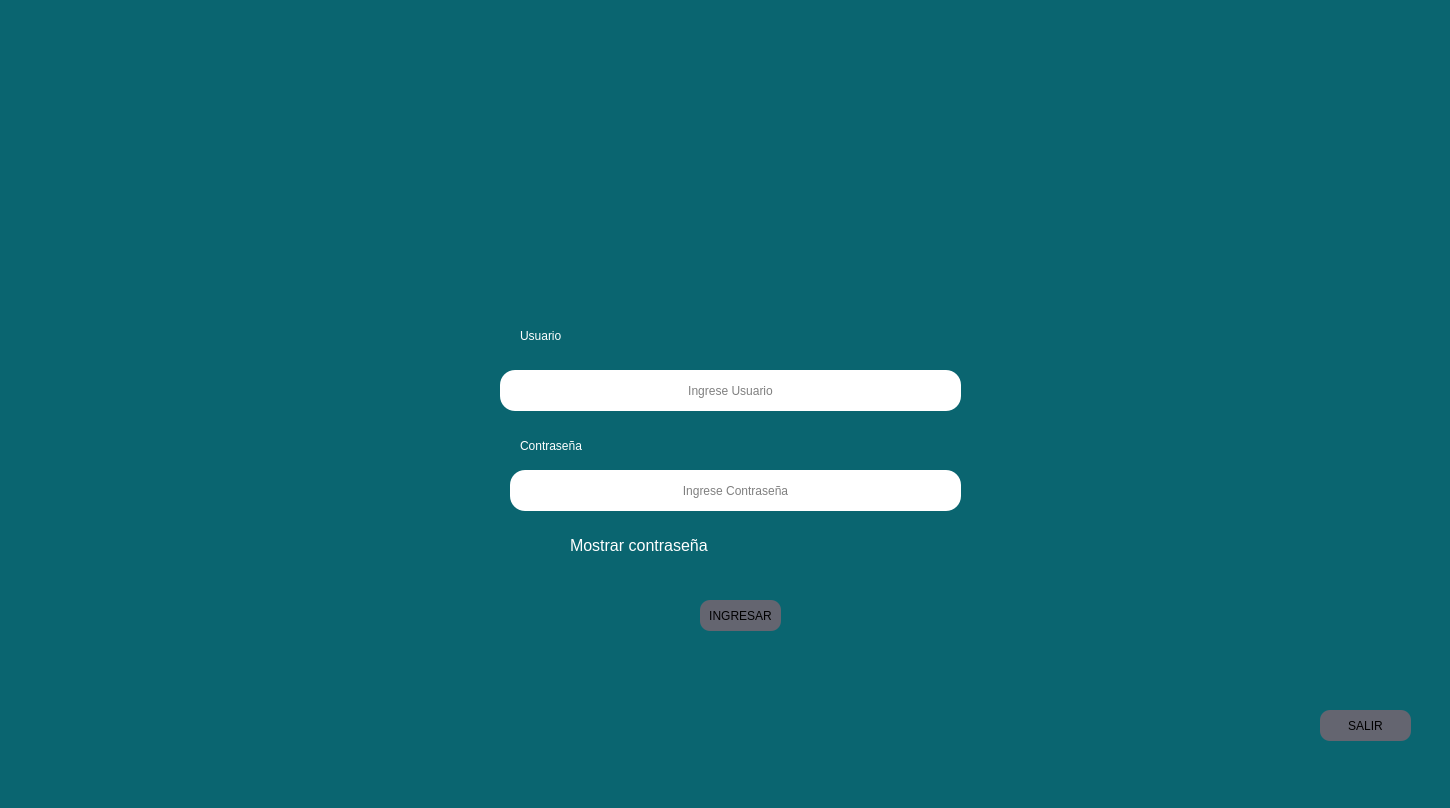
<?xml version="1.0" encoding="UTF-8"?>
<ui version="4.0">
 <class>MainWindow</class>
 <widget class="QMainWindow" name="MainWindow">
  <property name="geometry">
   <rect>
    <x>0</x>
    <y>0</y>
    <width>1450</width>
    <height>808</height>
   </rect>
  </property>
  <property name="sizePolicy">
   <sizepolicy hsizetype="Preferred" vsizetype="MinimumExpanding">
    <horstretch>0</horstretch>
    <verstretch>0</verstretch>
   </sizepolicy>
  </property>
  <property name="windowTitle">
   <string>PantallaInicioSesion</string>
  </property>
  <property name="styleSheet">
   <string notr="true">background-color: rgb(10, 101, 112);</string>
  </property>
  <widget class="QWidget" name="centralwidget">
   <widget class="QLabel" name="imagen4">
    <property name="geometry">
     <rect>
      <x>10</x>
      <y>0</y>
      <width>381</width>
      <height>381</height>
     </rect>
    </property>
    <property name="styleSheet">
     <string notr="true">image: url(:/Login/AdobeStock_621193540.png)</string>
    </property>
    <property name="text">
     <string/>
    </property>
   </widget>
   <widget class="QLabel" name="imagen5">
    <property name="geometry">
     <rect>
      <x>390</x>
      <y>0</y>
      <width>381</width>
      <height>381</height>
     </rect>
    </property>
    <property name="styleSheet">
     <string notr="true">image: url(:/Login/AdobeStock_621193540.png)</string>
    </property>
    <property name="text">
     <string/>
    </property>
   </widget>
   <widget class="QLabel" name="imagen6">
    <property name="geometry">
     <rect>
      <x>770</x>
      <y>380</y>
      <width>391</width>
      <height>391</height>
     </rect>
    </property>
    <property name="styleSheet">
     <string notr="true">image: url(:/Login/AdobeStock_621193540.png)</string>
    </property>
    <property name="text">
     <string/>
    </property>
   </widget>
   <widget class="QLabel" name="imagen7">
    <property name="geometry">
     <rect>
      <x>1150</x>
      <y>370</y>
      <width>381</width>
      <height>401</height>
     </rect>
    </property>
    <property name="styleSheet">
     <string notr="true">image: url(:/Login/AdobeStock_621193540.png)</string>
    </property>
    <property name="text">
     <string/>
    </property>
   </widget>
   <widget class="QLabel" name="imagen8">
    <property name="geometry">
     <rect>
      <x>1150</x>
      <y>0</y>
      <width>381</width>
      <height>381</height>
     </rect>
    </property>
    <property name="styleSheet">
     <string notr="true">image: url(:/Login/AdobeStock_621193540.png)</string>
    </property>
    <property name="text">
     <string/>
    </property>
   </widget>
   <widget class="QLabel" name="imagen9">
    <property name="geometry">
     <rect>
      <x>770</x>
      <y>0</y>
      <width>381</width>
      <height>381</height>
     </rect>
    </property>
    <property name="styleSheet">
     <string notr="true">image: url(:/Login/AdobeStock_621193540.png)</string>
    </property>
    <property name="text">
     <string/>
    </property>
   </widget>
   <widget class="QLabel" name="MostrarContra">
    <property name="geometry">
     <rect>
      <x>570</x>
      <y>530</y>
      <width>141</width>
      <height>31</height>
     </rect>
    </property>
    <property name="styleSheet">
     <string notr="true">color: rgb(255, 255, 255);
font: 75 15pt &quot;Yu Gothic UI Semibold&quot;;</string>
    </property>
    <property name="text">
     <string>&lt;html&gt;&lt;head/&gt;&lt;body&gt;&lt;p&gt;&lt;span style=&quot; font-size:12pt;&quot;&gt;Mostrar contraseña&lt;/span&gt;&lt;/p&gt;&lt;/body&gt;&lt;/html&gt;</string>
    </property>
   </widget>
   <widget class="QPushButton" name="Boton_mostrarContrasena">
    <property name="geometry">
     <rect>
      <x>530</x>
      <y>540</y>
      <width>31</width>
      <height>21</height>
     </rect>
    </property>
    <property name="styleSheet">
     <string notr="true">QPushButton{
	color: rgb(255, 255, 255);
background-color: rgb(10, 101, 112)
font: 75 15pt &quot;Yu Gothic UI Semibold&quot;;
border-radius: 15px;
}

QPushButton:hover{
background-color: rgb(255,255,255)
font: 75 15pt &quot;Yu Gothic UI Semibold&quot;;
border-radius: 15px;
}

</string>
    </property>
    <property name="text">
     <string/>
    </property>
   </widget>
   <widget class="QLineEdit" name="lineEdit_Ingrese_usuario">
    <property name="geometry">
     <rect>
      <x>500</x>
      <y>370</y>
      <width>461</width>
      <height>41</height>
     </rect>
    </property>
    <property name="styleSheet">
     <string notr="true">background-color: rgb(255, 255, 255);
border-radius: 15px;</string>
    </property>
    <property name="alignment">
     <set>Qt::AlignCenter</set>
    </property>
    <property name="placeholderText">
     <string>Ingrese Usuario</string>
    </property>
   </widget>
   <widget class="QLineEdit" name="lineEdit_Ingrese_contrasena">
    <property name="geometry">
     <rect>
      <x>510</x>
      <y>470</y>
      <width>451</width>
      <height>41</height>
     </rect>
    </property>
    <property name="styleSheet">
     <string notr="true">background-color: rgb(255, 255, 255);
border-radius: 15px;</string>
    </property>
    <property name="alignment">
     <set>Qt::AlignCenter</set>
    </property>
    <property name="placeholderText">
     <string>Ingrese Contraseña</string>
    </property>
   </widget>
   <widget class="QLabel" name="imagen10">
    <property name="geometry">
     <rect>
      <x>520</x>
      <y>320</y>
      <width>71</width>
      <height>31</height>
     </rect>
    </property>
    <property name="styleSheet">
     <string notr="true">
color: rgb(255, 255, 255);
font: 75 15pt &quot;Yu Gothic UI Semibold&quot;;
background-color: #000000ff;
</string>
    </property>
    <property name="text">
     <string>Usuario</string>
    </property>
   </widget>
   <widget class="QLabel" name="imagen">
    <property name="geometry">
     <rect>
      <x>0</x>
      <y>380</y>
      <width>391</width>
      <height>391</height>
     </rect>
    </property>
    <property name="styleSheet">
     <string notr="true">image: url(:/Login/AdobeStock_621193540.png)</string>
    </property>
    <property name="text">
     <string/>
    </property>
   </widget>
   <widget class="QLabel" name="imagen2">
    <property name="geometry">
     <rect>
      <x>390</x>
      <y>380</y>
      <width>391</width>
      <height>391</height>
     </rect>
    </property>
    <property name="styleSheet">
     <string notr="true">image: url(:/Login/AdobeStock_621193540.png)</string>
    </property>
    <property name="text">
     <string/>
    </property>
   </widget>
   <widget class="QLabel" name="imagen3">
    <property name="geometry">
     <rect>
      <x>520</x>
      <y>430</y>
      <width>101</width>
      <height>31</height>
     </rect>
    </property>
    <property name="styleSheet">
     <string notr="true">color: rgb(255, 255, 255);
font: 75 15pt &quot;Yu Gothic UI Semibold&quot;;
background-color: #000000ff;
</string>
    </property>
    <property name="text">
     <string>Contraseña</string>
    </property>
   </widget>
   <widget class="QPushButton" name="Boton_Salir">
    <property name="geometry">
     <rect>
      <x>1320</x>
      <y>710</y>
      <width>91</width>
      <height>31</height>
     </rect>
    </property>
    <property name="styleSheet">
     <string notr="true">
QFrame{
background-color: rgb(10, 101, 112);
}

QPushButton{
background-color: #000000ff;
border-radius: 10px;
}

QPushButton{
background-color: rgb(100, 101, 112);
border-radius: 10px;
}

</string>
    </property>
    <property name="text">
     <string>SALIR</string>
    </property>
   </widget>
   <widget class="QPushButton" name="Boton_ingresar">
    <property name="geometry">
     <rect>
      <x>700</x>
      <y>600</y>
      <width>81</width>
      <height>31</height>
     </rect>
    </property>
    <property name="styleSheet">
     <string notr="true">
QFrame{
background-color: rgb(10, 101, 112);
}

QPushButton{
background-color: rgb(100, 101, 112);
border-radius: 10px;
}

QPushButton:hover{
background-color: rgb(255,255,255)

border-radius: 10px;
}

</string>
    </property>
    <property name="text">
     <string>INGRESAR</string>
    </property>
   </widget>
   <zorder>imagen2</zorder>
   <zorder>imagen6</zorder>
   <zorder>imagen7</zorder>
   <zorder>imagen8</zorder>
   <zorder>imagen9</zorder>
   <zorder>imagen4</zorder>
   <zorder>imagen5</zorder>
   <zorder>MostrarContra</zorder>
   <zorder>Boton_mostrarContrasena</zorder>
   <zorder>lineEdit_Ingrese_usuario</zorder>
   <zorder>lineEdit_Ingrese_contrasena</zorder>
   <zorder>imagen10</zorder>
   <zorder>imagen</zorder>
   <zorder>imagen3</zorder>
   <zorder>Boton_Salir</zorder>
   <zorder>Boton_ingresar</zorder>
  </widget>
 </widget>
 <resources>
  <include location="../Imagenes/imagenes.qrc"/>
 </resources>
 <connections/>
</ui>
